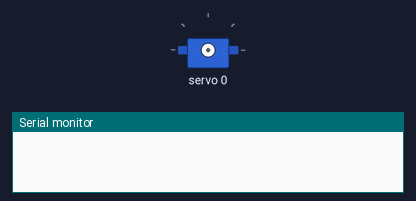
The sketch below on a simulated Arduino Uno, built with avr-gcc and run on an emulated ATmega328P. Parts: servo, the last lines printed to the serial monitor.

Above: at 0.1 s.
At 0.6 s:
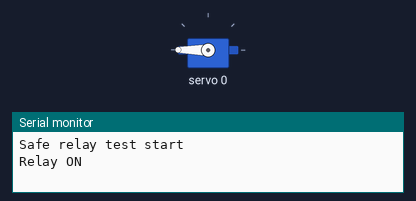
Timing chart, 0 to 2.1 s (numbered marks = the images above):
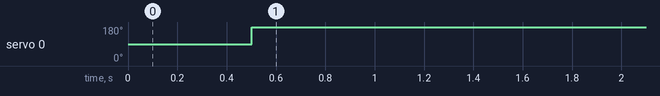

The sketch:

pca9685_relay_safe.ino
```cpp
#include <Wire.h>
#include <Adafruit_PWMServoDriver.h>

Adafruit_PWMServoDriver pwm(0x40);
const uint16_t PWM_FULL_ON = 4095;
const uint16_t PWM_FULL_OFF = 0;
const uint8_t RELAY_CH = 0;

void setup() {
  Serial.begin(115200);
  delay(500);
  pwm.begin();
  pwm.setOscillatorFrequency(27000000);
  pwm.setPWMFreq(50);
  pwm.setPWM(RELAY_CH, 0, PWM_FULL_OFF);
  Serial.println("Safe relay test start");
}

void loop() {
  Serial.println("Relay ON");
  pwm.setPWM(RELAY_CH, 0, PWM_FULL_ON);
  delay(3000);
  Serial.println("Relay OFF");
  pwm.setPWM(RELAY_CH, 0, PWM_FULL_OFF);
  delay(3000);
}
```

Measured:
- by itself, servo 0: 90° → 180° at 0.50 s
